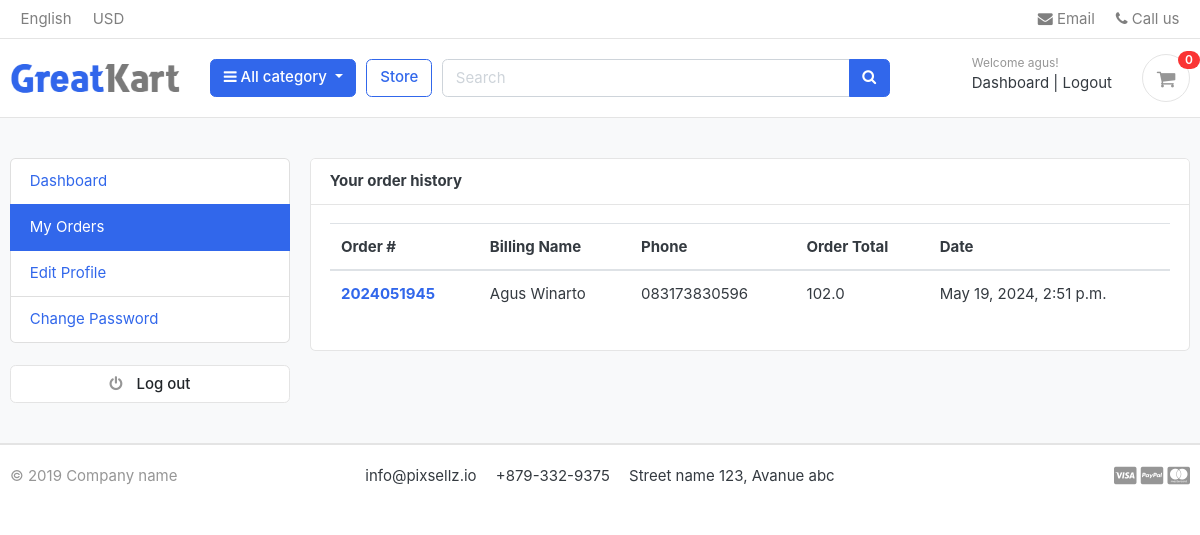
The page /accounts/my_orders/ (signed in) on the database its author committed.
### accounts/models.py (models this page shows, shortened)
class Account(AbstractBaseUser):
    first_name      = models.CharField(max_length=50)
    last_name       = models.CharField(max_length=50)
    username        = models.CharField(max_length=50,unique=True)
    email           = models.EmailField(max_length=100,unique= True)
    phone_number    = models.CharField(max_length=50)
    date_joined     = models.DateTimeField(auto_now_add=True)
    last_login      = models.DateTimeField(auto_now_add=True)
    is_admin        = models.BooleanField(default=False)
    is_staff        = models.BooleanField(default=False)
    is_active       = models.BooleanField(default=False)
    is_superadmin    = models.BooleanField(default=False)
    USERNAME_FIELD = 'email'
    REQUIRED_FIELDS = ['username','first_name','last_name']
    objects = MyAccoutManager()

### orders/models.py (models this page shows, shortened)
class Order(models.Model):
    STATUS = (
        ('New','New'),
        ('Accepted','Accepted'),
        ('Completed','Completed'),
        ('Cancelled','Cancelled'),
    )
    user = models.ForeignKey(Account, on_delete=models.SET_NULL,null=True)
    payment = models.ForeignKey(Payment, on_delete=models.SET_NULL,blank=True,null=True)
    order_number = models.CharField(max_length=20)
    first_name = models.CharField(max_length=50)
    last_name = models.CharField(max_length=50)
    phone = models.CharField(max_length=15)
    email = models.EmailField(max_length=50)
    address_line_1 = models.CharField(max_length=50)
    address_line_2 = models.CharField(max_length=50,blank=True)
    country = models.CharField(max_length=50)
    state = models.CharField(max_length=50)
    city = models.CharField(max_length=50)
    order_note = models.CharField(max_length=100,blank=True)
    order_total = models.FloatField()
    tax = models.FloatField()
    status = models.CharField(max_length=10,choices=STATUS,default='New')
    ip = models.CharField(blank=True,max_length=20)
    is_ordered = models.BooleanField(default=False)
    created_at = models.DateTimeField(auto_now_add=True)
    updated_at = models.DateTimeField(auto_now=True)
    def full_name(self):
        return f'{self.first_name} {self.last_name}'

### accounts/views.py (the view)
# urls.py: path('my_orders/', views.my_orders,name='my_orders'),
@login_required(login_url='login')
def my_orders(request):
    orders = Order.objects.filter(user=request.user, is_ordered =True).order_by('-created_at')
    context = {
        'orders':orders,
    }
    return render(request,'accounts/my_orders.html',context)

### carts/context_processors.py (called while the page is built)
def counter(request):
    cart_count = 0
    if 'admin' in request.path:
        return {}
    else:
        try:
            cart = Cart.objects.filter(cart_id=_cart_id(request))
            if request.user.is_authenticated:
                cart_items = CartItem.objects.all().filter(user=request.user)
            else:
                cart_items = CartItem.objects.all().filter(cart=cart[:1])
            for cart_item in cart_items:
                cart_count += cart_item.quantity
        except Cart.DoesNotExist:
            cart_count=0
    return dict(cart_count=cart_count)

### carts/views.py (called while the page is built)
def _cart_id(request):
    cart = request.session.session_key
    if not cart:
        cart = request.session.create()
    return cart

### category/context_processors.py (called while the page is built)
def menu_links(request):
    links = Category.objects.all()
    return dict(links = links)

### category/models.py (called while the page is built)
    def get_url(self):
        return reverse('products_by_category',args=[self.slug])

### templates/accounts/my_orders.html (shortened to what this page needs)
{% extends 'base.html' %}
{% block content %}
<section class="section-conten padding-y bg">
    <div class="container">
        <div class="row">
        {% include 'includes/dashboard_sidebar.html'%}
        <main class="col-md-9">
            <article class="card">
            <header class="card-header">
                <strong class="d-inline-block mr-3">Your order history</strong>
            </header>
            <div class="card-body">
                <div class="row">
                    <div class="col-md-12">
                        <table class="table table-hover">
                            <thead>
                                <tr>
                                    <th scope="col">Order #</th>
                                    <th scope="col">Billing Name</th>
                                    <th scope="col">Phone</th>
                                    <th scope="col">Order Total</th>
                                    <th scope="col">Date</th>
                                </tr>
                            </thead>
                            <tbody>
                                {% for order in orders%}
                                <tr>
                                    <th scope="row"><a href="{% url 'order_detail' order.order_number %}">{{order.order_number}}</a></th>
                                    <td>{{order.full_name}}</td>
                                    <td>{{order.phone}}</td>
                                    <td>{{order.order_total}}</td>
                                    <td>{{order.created_at}}</td>
                                </tr>
                                {% endfor %}
                            </tbody>
                        </table>
                    </div>
                </div>
            </div>
            </article>
        </main>
    </div>
    </div>
</section>
{% endblock %}

### templates/includes/navbar.html (shortened to what this page needs)
{% load static %}
<header class="section-header">
    <nav class="navbar p-md-0 navbar-expand-sm navbar-light border-bottom">
    <div class="container">
      <div class="collapse navbar-collapse" id="navbarTop4">
        <ul class="navbar-nav mr-auto">
            <li class="nav-item dropdown">
                 <a href="#" class="nav-link">   English </a>
            </li>
            <li class="nav-item dropdown">
                <a href="#" class="nav-link"> USD </a>
            </li>
        </ul>
        <ul class="navbar-nav">
            <li><a href="#" class="nav-link"> <i class="fa fa-envelope"></i> Email </a></li>
            <li><a href="#" class="nav-link"> <i class="fa fa-phone"></i> Call us </a></li>
        </ul>
      </div>
    </div>
    </nav>
    <section class="header-main border-bottom">
        <div class="container">
    <div class="row align-items-center">
        <div class="col-lg-2 col-md-3 col-6">
            <a href="{% url 'home' %}" class="brand-wrap">
                <img class="logo" src="{% static './images/logo.png' %}">
            </a>
        </div>
        <div class="col-lg col-sm col-md col-6 flex-grow-0">
            <div class="category-wrap dropdown d-inline-block float-right">
                <button type="button" class="btn btn-primary dropdown-toggle" data-toggle="dropdown">
                    <i class="fa fa-bars"></i> All category
                </button>
            </div>
        </div>
        <a href="{% url 'store' %}" class="btn btn-outline-primary">Store</a>
        <div class="col-lg  col-md-6 col-sm-12 col">
            <form action="{% url 'search' %}" class="search" method='GET'>
                <div class="input-group w-100">
                    <input type="text" class="form-control" style="width:60%;" placeholder="Search" name="keyword">
                    <div class="input-group-append">
                      <button class="btn btn-primary" type="submit">
                        <i class="fa fa-search"></i>
                      </button>
                    </div>
                </div>
            </form>
        </div>
        <div class="col-lg-3 col-sm-6 col-8 order-2 order-lg-3">
                    <div class="d-flex justify-content-end mb-3 mb-lg-0">
                        {% if user.id is None %}
                        <div class="widget-header">
                            <small class="title text-muted">Welcome guest!</small>
                            <div>
                                <a href="{% url 'login' %}">Sign in</a> <span class="dark-transp"> | </span>
                                <a href="{% url 'register' %}"> Register</a>
                            </div>
                        </div>
                        {% else %}
                        <div class="widget-header">
                            <small class="title text-muted">Welcome {{user.first_name}}!</small>
                            <div>
                                <a href="{% url 'dashboard' %}">Dashboard</a> <span class="dark-transp"> | </span>
                                <a href="{% url 'logout' %}">Logout</a>
                            </div>
                        </div>
                        {% endif %}
                        <a href="{% url 'cart' %}" class="widget-header pl-3 ml-3">
                            <div class="icon icon-sm rounded-circle border"><i class="fa fa-shopping-cart"></i></div>
                            <span class="badge badge-pill badge-danger notify">{{ cart_count }}</span>
                        </a>
                    </div>
                </div>
    </div>
        </div>
    </section>
    </header>

### static/css/ui.css (style rules this page uses)
html { font-family: "Inter", sans-serif; font-size: 15px; }
.icon-xs, .icon-sm, .icon-md, .icon-lg { display: inline-block; text-align: center; flex-shrink: 0; flex-grow: 0; }
.icon-sm { width: 48px; height: 48px; line-height: 48px !important; font-size: 20px; }
.padding-y { padding-top: 40px; padding-bottom: 40px; }
article:after, .form-group:after { display: block; clear: both; content: ""; }
.bg { background-color: #f8f9fa; }
.header-main { position: relative; padding-top: 1rem; padding-bottom: 1rem; }
.brand-wrap .logo, .navbar-brand .logo { margin-right: 7px; max-height: 42px; display: inline-block; }
.widget-header { display: inline-block; vertical-align: middle; position: relative; }
.widget-header a { color: #343a40; }
.widget-header i { color: #969696; }
.widget-header .title { display: block; }
.widget-header .notify { position: absolute; top: -3px; right: -10px; }
.notify { position: absolute; top: -4px; right: -10px; display: inline-block; padding: 0.25em 0.6em; font-size: 12px; line-height: 1; text-align: center; border-radius: 3rem; color: #fff; background-color: #fa3434; }

### rows shown on the page
Account: first_name "agus"
Order: order_number "2024051945", full_name "Agus Winarto", phone "083173830596", order_total "102.0", created_at "May 19, 2024, 2:51 p.m."

### other values the page prints
{{ cart_count }} "0"
